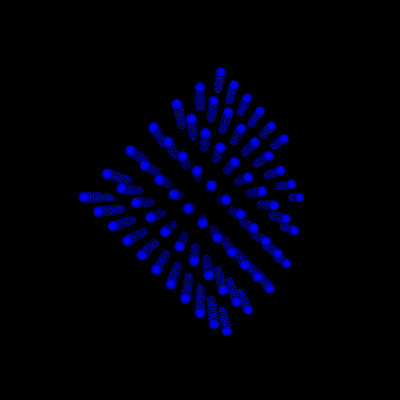

Here is the Python script that generated this plot:
#!/usr/bin/env python
# Demonstrate oriented image data with non-identity direction matrix and point extraction.

import math

import vtkmodules.vtkInteractionStyle  # noqa: F401
import vtkmodules.vtkRenderingOpenGL2  # noqa: F401

from vtkmodules.vtkCommonDataModel import vtkImageData
from vtkmodules.vtkFiltersCore import vtkGlyph3D, vtkThresholdPoints
from vtkmodules.vtkFiltersModeling import vtkSelectEnclosedPoints
from vtkmodules.vtkFiltersSources import vtkSphereSource
from vtkmodules.vtkRenderingCore import (
    vtkActor,
    vtkPolyDataMapper,
    vtkRenderWindow,
    vtkRenderWindowInteractor,
    vtkRenderer,
)

# Create an oriented image data.
angle = -math.pi / 4.0
direction = [
    math.cos(angle), math.sin(angle), 0,
    -math.sin(angle), math.cos(angle), 0,
    0, 0, 1,
]
image = vtkImageData()
image.SetExtent(0, 6, 0, 10, 0, 10)
image.SetOrigin(-0.4, 0.2, -0.6)
image.SetSpacing(0.4, -0.25, 0.25)
image.SetDirectionMatrix(direction)
image.AllocateScalars(11, 0)  # VTK_DOUBLE = 11

# Create a containing surface.
sphere_source = vtkSphereSource()
sphere_source.SetPhiResolution(25)
sphere_source.SetThetaResolution(38)
sphere_source.SetCenter(0, 0, 0)
sphere_source.SetRadius(2.5)

# Select points inside the sphere.
select = vtkSelectEnclosedPoints()
select.SetInputData(image)
select.SetSurfaceConnection(sphere_source.GetOutputPort())

# Threshold to extract selected points.
thresh = vtkThresholdPoints()
thresh.SetInputConnection(select.GetOutputPort())
thresh.SetInputArrayToProcess(0, 0, 0, 0, "SelectedPoints")
thresh.SetUpperThreshold(0.5)
thresh.SetThresholdFunction(2)

# Show points as glyphs.
glyph_source = vtkSphereSource()
glypher = vtkGlyph3D()
glypher.SetInputConnection(thresh.GetOutputPort())
glypher.SetSourceConnection(glyph_source.GetOutputPort())
glypher.SetScaleModeToDataScalingOff()
glypher.SetScaleFactor(0.15)

points_mapper = vtkPolyDataMapper()
points_mapper.SetInputConnection(glypher.GetOutputPort())
points_mapper.ScalarVisibilityOff()

points_actor = vtkActor()
points_actor.SetMapper(points_mapper)
points_actor.GetProperty().SetColor(0, 0, 1)

renderer = vtkRenderer()
renderer.AddActor(points_actor)

render_window = vtkRenderWindow()
render_window.SetSize(400, 400)
render_window.AddRenderer(renderer)
render_window.SetWindowName("imagedata non identity orientation")

interactor = vtkRenderWindowInteractor()
interactor.SetRenderWindow(render_window)

interactor.Initialize()
interactor.Start()
